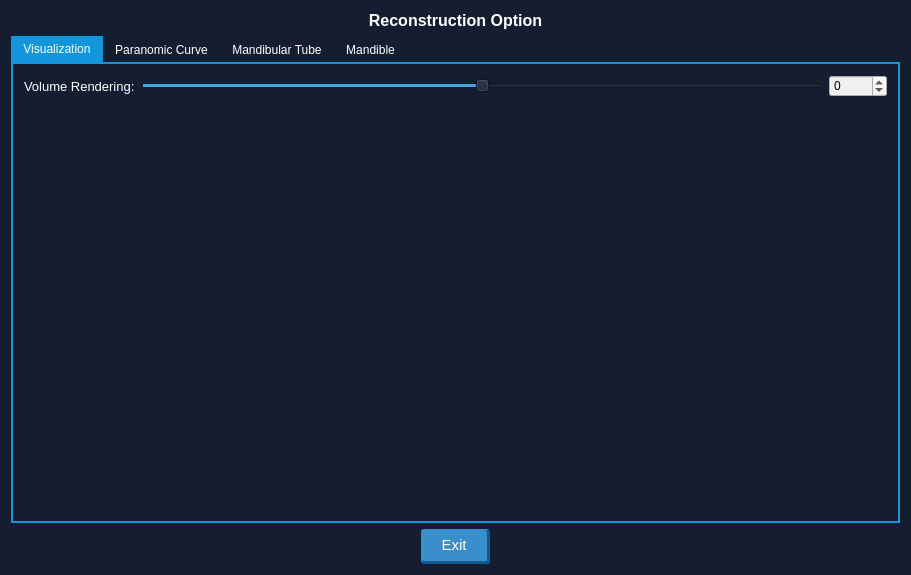
<?xml version="1.0" encoding="UTF-8"?>
<ui version="4.0">
 <class>SCBDentalReconstructionOptionDialog</class>
 <widget class="QDialog" name="SCBDentalReconstructionOptionDialog">
  <property name="geometry">
   <rect>
    <x>0</x>
    <y>0</y>
    <width>911</width>
    <height>575</height>
   </rect>
  </property>
  <property name="windowTitle">
   <string>SCBDentalNewImplant</string>
  </property>
  <property name="styleSheet">
   <string notr="true">QWidget{
        background-color:#151d31}</string>
  </property>
  <layout class="QVBoxLayout" name="verticalLayout">
   <item>
    <widget class="QLabel" name="labelNewImplant">
     <property name="font">
      <font>
       <family>Microsoft YaHei UI</family>
       <pointsize>12</pointsize>
       <weight>75</weight>
       <bold>true</bold>
      </font>
     </property>
     <property name="styleSheet">
      <string notr="true">color:white; background-color:transparent;</string>
     </property>
     <property name="text">
      <string>Reconstruction Option</string>
     </property>
     <property name="alignment">
      <set>Qt::AlignCenter</set>
     </property>
    </widget>
   </item>
   <item>
    <widget class="QTabWidget" name="tabWidget">
     <property name="styleSheet">
      <string notr="true">QTabWidget::tab-bar{
 border:1px solid #0d3c60;
 }

QTabWidget{
 border:1px solid #0d3c60;
 }

QTabWidget:pane{
border:2px solid #1296db;
 }

QTabBar::tab{
	background:transparent;
	color:white;
	min-width:30ex;
	min-height:10ex;
}

QTabBar::tab:hover{
	  background: #1296db;
}

QTabBar::tab:selected{
	 background: #1296db; 
}</string>
     </property>
     <property name="currentIndex">
      <number>0</number>
     </property>
     <widget class="QWidget" name="tab">
      <attribute name="title">
       <string>Visualization</string>
      </attribute>
      <layout class="QVBoxLayout" name="verticalLayout_2">
       <item>
        <layout class="QHBoxLayout" name="horizontalLayout_2">
         <item>
          <widget class="QLabel" name="label">
           <property name="font">
            <font>
             <pointsize>10</pointsize>
            </font>
           </property>
           <property name="styleSheet">
            <string notr="true">color:white; background-color:transparent;</string>
           </property>
           <property name="text">
            <string>Volume Rendering:</string>
           </property>
          </widget>
         </item>
         <item>
          <widget class="QSlider" name="horizontalSliderVolumeRendering">
           <property name="minimum">
            <number>-3000</number>
           </property>
           <property name="maximum">
            <number>3000</number>
           </property>
           <property name="orientation">
            <enum>Qt::Horizontal</enum>
           </property>
          </widget>
         </item>
         <item>
          <widget class="QSpinBox" name="spinBoxVolumeRendering">
           <property name="styleSheet">
            <string notr="true">QSpinBox{
background-color: #f0f0f0;
color:black;
}</string>
           </property>
           <property name="minimum">
            <number>-3000</number>
           </property>
           <property name="maximum">
            <number>3000</number>
           </property>
          </widget>
         </item>
        </layout>
       </item>
       <item>
        <spacer name="verticalSpacer">
         <property name="orientation">
          <enum>Qt::Vertical</enum>
         </property>
         <property name="sizeHint" stdset="0">
          <size>
           <width>20</width>
           <height>399</height>
          </size>
         </property>
        </spacer>
       </item>
      </layout>
     </widget>
     <widget class="QWidget" name="tab_2">
      <attribute name="title">
       <string>Paranomic Curve</string>
      </attribute>
      <layout class="QGridLayout" name="gridLayout">
       <item row="1" column="1">
        <widget class="QPushButton" name="pushButtonRemoveCurve">
         <property name="font">
          <font>
           <family>Microsoft YaHei UI</family>
           <pointsize>11</pointsize>
          </font>
         </property>
         <property name="styleSheet">
          <string notr="true">QPushButton{
padding:7px 20px 7px 20px;
outline:none;
background-color: #398fcc;
border-radius:3px; 
border-top: none;
border-left: none;
border-right: 3px  solid #125a91;
border-bottom: 3px  solid #125a91;
color:rgb(255, 255, 255);
}

QPushButton:hover{ 
background-color:#2fa2f4; 
color: white; 
}

QPushButton:pressed
{ 
background-color: #398fcc;
border:none;
}


/*
QPushButton {
color: #333;
border: 2px solid #555;
border-radius: 11px;
padding: 5px;
background: qradialgradient(cx: 0.3, cy: -0.4,
fx: 0.3, fy: -0.4,
radius: 1.35, stop: 0 #fff, stop: 1 #888);
min-width: 80px;
}

QPushButton:hover {
background: qradialgradient(cx: 0.3, cy: -0.4,
fx: 0.3, fy: -0.4,
radius: 1.35, stop: 0 #fff, stop: 1 #bbb);
}

QPushButton:pressed {
background: qradialgradient(cx: 0.4, cy: -0.1,
fx: 0.4, fy: -0.1,
radius: 1.35, stop: 0 #fff, stop: 1 #ddd);
}
*/</string>
         </property>
         <property name="text">
          <string>- Curve</string>
         </property>
        </widget>
       </item>
       <item row="0" column="1">
        <widget class="QPushButton" name="pushButtonAddCurve">
         <property name="font">
          <font>
           <family>Microsoft YaHei UI</family>
           <pointsize>11</pointsize>
          </font>
         </property>
         <property name="styleSheet">
          <string notr="true">QPushButton{
padding:7px 20px 7px 20px;
outline:none;
background-color: #398fcc;
border-radius:3px; 
border-top: none;
border-left: none;
border-right: 3px  solid #125a91;
border-bottom: 3px  solid #125a91;
color:rgb(255, 255, 255);
}

QPushButton:hover{ 
background-color:#2fa2f4; 
color: white; 
}

QPushButton:pressed
{ 
background-color: #398fcc;
border:none;
}


/*
QPushButton {
color: #333;
border: 2px solid #555;
border-radius: 11px;
padding: 5px;
background: qradialgradient(cx: 0.3, cy: -0.4,
fx: 0.3, fy: -0.4,
radius: 1.35, stop: 0 #fff, stop: 1 #888);
min-width: 80px;
}

QPushButton:hover {
background: qradialgradient(cx: 0.3, cy: -0.4,
fx: 0.3, fy: -0.4,
radius: 1.35, stop: 0 #fff, stop: 1 #bbb);
}

QPushButton:pressed {
background: qradialgradient(cx: 0.4, cy: -0.1,
fx: 0.4, fy: -0.1,
radius: 1.35, stop: 0 #fff, stop: 1 #ddd);
}
*/</string>
         </property>
         <property name="text">
          <string>+ Curve</string>
         </property>
        </widget>
       </item>
       <item row="0" column="0" rowspan="6">
        <widget class="QTreeWidget" name="treeWidgetParanomicCurve">
         <property name="styleSheet">
          <string notr="true">QTreeWidget{
   background-color: #15243f;
   border: 1px solid #0d3c60;
color:white;
}

QTreeWidget {
   selection-background-color:#1296db; 
   border-radius: 0px;
color:white;
   /*gridline-color: rgb(255, 0, 0)*/
}

QTreeWidget{
   background-color: #15243f;
}

QHeaderView::section
{
background-color:#15243f;
color: white;
border: 1px solid #0d3c60;
}
</string>
         </property>
         <attribute name="headerVisible">
          <bool>false</bool>
         </attribute>
         <column>
          <property name="text">
           <string>Paranomic Curve</string>
          </property>
         </column>
         <item>
          <property name="text">
           <string>Curve 1</string>
          </property>
          <item>
           <property name="text">
            <string>Point 1</string>
           </property>
          </item>
          <item>
           <property name="text">
            <string>Point 2</string>
           </property>
          </item>
         </item>
         <item>
          <property name="text">
           <string>Curve 2</string>
          </property>
          <item>
           <property name="text">
            <string>Point 3</string>
           </property>
          </item>
          <item>
           <property name="text">
            <string>Point 4</string>
           </property>
          </item>
         </item>
        </widget>
       </item>
       <item row="2" column="1">
        <widget class="QPushButton" name="pushButtonAddCurvePoint">
         <property name="font">
          <font>
           <family>Microsoft YaHei UI</family>
           <pointsize>11</pointsize>
          </font>
         </property>
         <property name="styleSheet">
          <string notr="true">QPushButton{
padding:7px 20px 7px 20px;
outline:none;
background-color: #398fcc;
border-radius:3px; 
border-top: none;
border-left: none;
border-right: 3px  solid #125a91;
border-bottom: 3px  solid #125a91;
color:rgb(255, 255, 255);
}

QPushButton:hover{ 
background-color:#2fa2f4; 
color: white; 
}

QPushButton:pressed
{ 
background-color: #398fcc;
border:none;
}


/*
QPushButton {
color: #333;
border: 2px solid #555;
border-radius: 11px;
padding: 5px;
background: qradialgradient(cx: 0.3, cy: -0.4,
fx: 0.3, fy: -0.4,
radius: 1.35, stop: 0 #fff, stop: 1 #888);
min-width: 80px;
}

QPushButton:hover {
background: qradialgradient(cx: 0.3, cy: -0.4,
fx: 0.3, fy: -0.4,
radius: 1.35, stop: 0 #fff, stop: 1 #bbb);
}

QPushButton:pressed {
background: qradialgradient(cx: 0.4, cy: -0.1,
fx: 0.4, fy: -0.1,
radius: 1.35, stop: 0 #fff, stop: 1 #ddd);
}
*/</string>
         </property>
         <property name="text">
          <string>+ Point</string>
         </property>
        </widget>
       </item>
       <item row="3" column="1">
        <widget class="QPushButton" name="pushButtonRemoveCurvePoint">
         <property name="font">
          <font>
           <family>Microsoft YaHei UI</family>
           <pointsize>11</pointsize>
          </font>
         </property>
         <property name="styleSheet">
          <string notr="true">QPushButton{
padding:7px 20px 7px 20px;
outline:none;
background-color: #398fcc;
border-radius:3px; 
border-top: none;
border-left: none;
border-right: 3px  solid #125a91;
border-bottom: 3px  solid #125a91;
color:rgb(255, 255, 255);
}

QPushButton:hover{ 
background-color:#2fa2f4; 
color: white; 
}

QPushButton:pressed
{ 
background-color: #398fcc;
border:none;
}


/*
QPushButton {
color: #333;
border: 2px solid #555;
border-radius: 11px;
padding: 5px;
background: qradialgradient(cx: 0.3, cy: -0.4,
fx: 0.3, fy: -0.4,
radius: 1.35, stop: 0 #fff, stop: 1 #888);
min-width: 80px;
}

QPushButton:hover {
background: qradialgradient(cx: 0.3, cy: -0.4,
fx: 0.3, fy: -0.4,
radius: 1.35, stop: 0 #fff, stop: 1 #bbb);
}

QPushButton:pressed {
background: qradialgradient(cx: 0.4, cy: -0.1,
fx: 0.4, fy: -0.1,
radius: 1.35, stop: 0 #fff, stop: 1 #ddd);
}
*/</string>
         </property>
         <property name="text">
          <string>- Point</string>
         </property>
        </widget>
       </item>
      </layout>
     </widget>
     <widget class="QWidget" name="tab_3">
      <attribute name="title">
       <string>Mandibular Tube</string>
      </attribute>
      <layout class="QGridLayout" name="gridLayout_2">
       <item row="0" column="0" rowspan="5">
        <widget class="QTreeWidget" name="treeWidgetMandibularTube">
         <property name="styleSheet">
          <string notr="true">QTreeWidget{
   background-color: #15243f;
   border: 1px solid #0d3c60;
color:white;
}

QTreeWidget {
   selection-background-color:#1296db; 
   border-radius: 0px;
color:white;
   /*gridline-color: rgb(255, 0, 0)*/
}

QTreeWidget{
   background-color: #15243f;
}

QHeaderView::section
{
background-color:#15243f;
color: white;
border: 1px solid #0d3c60;
}
</string>
         </property>
         <attribute name="headerVisible">
          <bool>false</bool>
         </attribute>
         <column>
          <property name="text">
           <string>Mandibular Tube</string>
          </property>
         </column>
         <item>
          <property name="text">
           <string>Tube 1</string>
          </property>
          <item>
           <property name="text">
            <string>Point 1</string>
           </property>
          </item>
          <item>
           <property name="text">
            <string>Point 2</string>
           </property>
          </item>
         </item>
         <item>
          <property name="text">
           <string>Tube 2</string>
          </property>
          <item>
           <property name="text">
            <string>Point 3</string>
           </property>
          </item>
          <item>
           <property name="text">
            <string>Point 4</string>
           </property>
          </item>
         </item>
        </widget>
       </item>
       <item row="0" column="1">
        <widget class="QPushButton" name="pushButtonAddTube">
         <property name="font">
          <font>
           <family>Microsoft YaHei UI</family>
           <pointsize>11</pointsize>
          </font>
         </property>
         <property name="styleSheet">
          <string notr="true">QPushButton{
padding:7px 20px 7px 20px;
outline:none;
background-color: #398fcc;
border-radius:3px; 
border-top: none;
border-left: none;
border-right: 3px  solid #125a91;
border-bottom: 3px  solid #125a91;
color:rgb(255, 255, 255);
}

QPushButton:hover{ 
background-color:#2fa2f4; 
color: white; 
}

QPushButton:pressed
{ 
background-color: #398fcc;
border:none;
}


/*
QPushButton {
color: #333;
border: 2px solid #555;
border-radius: 11px;
padding: 5px;
background: qradialgradient(cx: 0.3, cy: -0.4,
fx: 0.3, fy: -0.4,
radius: 1.35, stop: 0 #fff, stop: 1 #888);
min-width: 80px;
}

QPushButton:hover {
background: qradialgradient(cx: 0.3, cy: -0.4,
fx: 0.3, fy: -0.4,
radius: 1.35, stop: 0 #fff, stop: 1 #bbb);
}

QPushButton:pressed {
background: qradialgradient(cx: 0.4, cy: -0.1,
fx: 0.4, fy: -0.1,
radius: 1.35, stop: 0 #fff, stop: 1 #ddd);
}
*/</string>
         </property>
         <property name="text">
          <string>+ Tube</string>
         </property>
        </widget>
       </item>
       <item row="1" column="1">
        <widget class="QPushButton" name="pushButtonRemoveTube">
         <property name="font">
          <font>
           <family>Microsoft YaHei UI</family>
           <pointsize>11</pointsize>
          </font>
         </property>
         <property name="styleSheet">
          <string notr="true">QPushButton{
padding:7px 20px 7px 20px;
outline:none;
background-color: #398fcc;
border-radius:3px; 
border-top: none;
border-left: none;
border-right: 3px  solid #125a91;
border-bottom: 3px  solid #125a91;
color:rgb(255, 255, 255);
}

QPushButton:hover{ 
background-color:#2fa2f4; 
color: white; 
}

QPushButton:pressed
{ 
background-color: #398fcc;
border:none;
}


/*
QPushButton {
color: #333;
border: 2px solid #555;
border-radius: 11px;
padding: 5px;
background: qradialgradient(cx: 0.3, cy: -0.4,
fx: 0.3, fy: -0.4,
radius: 1.35, stop: 0 #fff, stop: 1 #888);
min-width: 80px;
}

QPushButton:hover {
background: qradialgradient(cx: 0.3, cy: -0.4,
fx: 0.3, fy: -0.4,
radius: 1.35, stop: 0 #fff, stop: 1 #bbb);
}

QPushButton:pressed {
background: qradialgradient(cx: 0.4, cy: -0.1,
fx: 0.4, fy: -0.1,
radius: 1.35, stop: 0 #fff, stop: 1 #ddd);
}
*/</string>
         </property>
         <property name="text">
          <string>- Tube</string>
         </property>
        </widget>
       </item>
       <item row="2" column="1">
        <widget class="QPushButton" name="pushButtonAddTubePoint">
         <property name="font">
          <font>
           <family>Microsoft YaHei UI</family>
           <pointsize>11</pointsize>
          </font>
         </property>
         <property name="styleSheet">
          <string notr="true">QPushButton{
padding:7px 20px 7px 20px;
outline:none;
background-color: #398fcc;
border-radius:3px; 
border-top: none;
border-left: none;
border-right: 3px  solid #125a91;
border-bottom: 3px  solid #125a91;
color:rgb(255, 255, 255);
}

QPushButton:hover{ 
background-color:#2fa2f4; 
color: white; 
}

QPushButton:pressed
{ 
background-color: #398fcc;
border:none;
}


/*
QPushButton {
color: #333;
border: 2px solid #555;
border-radius: 11px;
padding: 5px;
background: qradialgradient(cx: 0.3, cy: -0.4,
fx: 0.3, fy: -0.4,
radius: 1.35, stop: 0 #fff, stop: 1 #888);
min-width: 80px;
}

QPushButton:hover {
background: qradialgradient(cx: 0.3, cy: -0.4,
fx: 0.3, fy: -0.4,
radius: 1.35, stop: 0 #fff, stop: 1 #bbb);
}

QPushButton:pressed {
background: qradialgradient(cx: 0.4, cy: -0.1,
fx: 0.4, fy: -0.1,
radius: 1.35, stop: 0 #fff, stop: 1 #ddd);
}
*/</string>
         </property>
         <property name="text">
          <string>+ Point</string>
         </property>
        </widget>
       </item>
       <item row="3" column="1">
        <widget class="QPushButton" name="pushButtonRemoveTubePoint">
         <property name="font">
          <font>
           <family>Microsoft YaHei UI</family>
           <pointsize>11</pointsize>
          </font>
         </property>
         <property name="styleSheet">
          <string notr="true">QPushButton{
padding:7px 20px 7px 20px;
outline:none;
background-color: #398fcc;
border-radius:3px; 
border-top: none;
border-left: none;
border-right: 3px  solid #125a91;
border-bottom: 3px  solid #125a91;
color:rgb(255, 255, 255);
}

QPushButton:hover{ 
background-color:#2fa2f4; 
color: white; 
}

QPushButton:pressed
{ 
background-color: #398fcc;
border:none;
}


/*
QPushButton {
color: #333;
border: 2px solid #555;
border-radius: 11px;
padding: 5px;
background: qradialgradient(cx: 0.3, cy: -0.4,
fx: 0.3, fy: -0.4,
radius: 1.35, stop: 0 #fff, stop: 1 #888);
min-width: 80px;
}

QPushButton:hover {
background: qradialgradient(cx: 0.3, cy: -0.4,
fx: 0.3, fy: -0.4,
radius: 1.35, stop: 0 #fff, stop: 1 #bbb);
}

QPushButton:pressed {
background: qradialgradient(cx: 0.4, cy: -0.1,
fx: 0.4, fy: -0.1,
radius: 1.35, stop: 0 #fff, stop: 1 #ddd);
}
*/</string>
         </property>
         <property name="text">
          <string>- Point</string>
         </property>
        </widget>
       </item>
      </layout>
     </widget>
     <widget class="QWidget" name="tab_4">
      <attribute name="title">
       <string>Mandible</string>
      </attribute>
     </widget>
    </widget>
   </item>
   <item>
    <layout class="QHBoxLayout" name="horizontalLayout">
     <item>
      <spacer name="horizontalSpacer_2">
       <property name="orientation">
        <enum>Qt::Horizontal</enum>
       </property>
       <property name="sizeHint" stdset="0">
        <size>
         <width>40</width>
         <height>20</height>
        </size>
       </property>
      </spacer>
     </item>
     <item>
      <widget class="QPushButton" name="pushButtonExit">
       <property name="font">
        <font>
         <family>Microsoft YaHei UI</family>
         <pointsize>11</pointsize>
        </font>
       </property>
       <property name="styleSheet">
        <string notr="true">QPushButton{
padding:7px 20px 7px 20px;
outline:none;
background-color: #398fcc;
border-radius:3px; 
border-top: none;
border-left: none;
border-right: 3px  solid #125a91;
border-bottom: 3px  solid #125a91;
color:rgb(255, 255, 255);
}

QPushButton:hover{ 
background-color:#2fa2f4; 
color: white; 
}

QPushButton:pressed
{ 
background-color: #398fcc;
border:none;
}


/*
QPushButton {
color: #333;
border: 2px solid #555;
border-radius: 11px;
padding: 5px;
background: qradialgradient(cx: 0.3, cy: -0.4,
fx: 0.3, fy: -0.4,
radius: 1.35, stop: 0 #fff, stop: 1 #888);
min-width: 80px;
}

QPushButton:hover {
background: qradialgradient(cx: 0.3, cy: -0.4,
fx: 0.3, fy: -0.4,
radius: 1.35, stop: 0 #fff, stop: 1 #bbb);
}

QPushButton:pressed {
background: qradialgradient(cx: 0.4, cy: -0.1,
fx: 0.4, fy: -0.1,
radius: 1.35, stop: 0 #fff, stop: 1 #ddd);
}
*/</string>
       </property>
       <property name="text">
        <string>Exit</string>
       </property>
      </widget>
     </item>
     <item>
      <spacer name="horizontalSpacer_4">
       <property name="orientation">
        <enum>Qt::Horizontal</enum>
       </property>
       <property name="sizeHint" stdset="0">
        <size>
         <width>40</width>
         <height>20</height>
        </size>
       </property>
      </spacer>
     </item>
    </layout>
   </item>
  </layout>
 </widget>
 <layoutdefault spacing="6" margin="11"/>
 <resources/>
 <connections>
  <connection>
   <sender>horizontalSliderVolumeRendering</sender>
   <signal>valueChanged(int)</signal>
   <receiver>spinBoxVolumeRendering</receiver>
   <slot>setValue(int)</slot>
   <hints>
    <hint type="sourcelabel">
     <x>821</x>
     <y>115</y>
    </hint>
    <hint type="destinationlabel">
     <x>885</x>
     <y>116</y>
    </hint>
   </hints>
  </connection>
  <connection>
   <sender>spinBoxVolumeRendering</sender>
   <signal>valueChanged(int)</signal>
   <receiver>horizontalSliderVolumeRendering</receiver>
   <slot>setValue(int)</slot>
   <hints>
    <hint type="sourcelabel">
     <x>885</x>
     <y>116</y>
    </hint>
    <hint type="destinationlabel">
     <x>821</x>
     <y>115</y>
    </hint>
   </hints>
  </connection>
  <connection>
   <sender>pushButtonExit</sender>
   <signal>clicked()</signal>
   <receiver>SCBDentalReconstructionOptionDialog</receiver>
   <slot>accept()</slot>
   <hints>
    <hint type="sourcelabel">
     <x>432</x>
     <y>535</y>
    </hint>
    <hint type="destinationlabel">
     <x>527</x>
     <y>538</y>
    </hint>
   </hints>
  </connection>
 </connections>
</ui>
